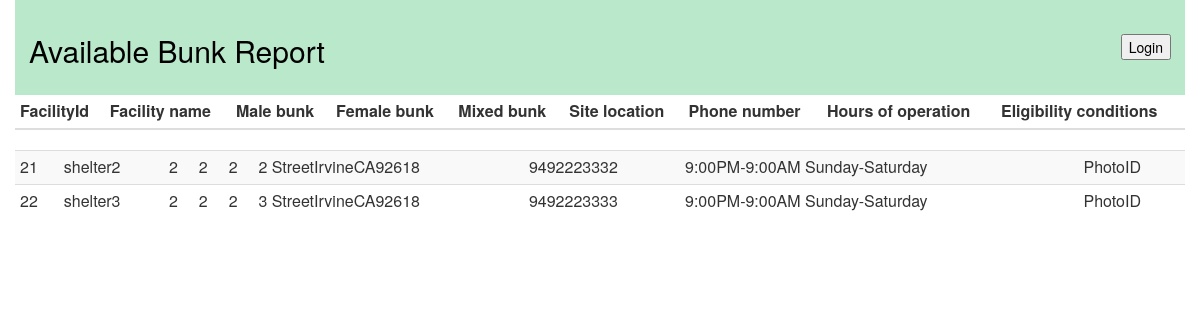
The app's page /src/available_bunks.php with its own data.
### tables this page shows
CREATE TABLE Shelter (
   FacilityId int(16) unsigned NOT NULL,
   BunkType varchar(50) NOT NULL,
   BunkCountMale int NOT NULL,
   BunkCountFemale int NOT NULL,
   BunkCountMixed int NOT NULL,
   BunkCapacityMale int NOT NULL,
   BunkCapacityFemale int NOT NULL,
   BunkCapacityMixed int NOT NULL,
   PRIMARY KEY (FacilityId),
   CONSTRAINT fk_Shelter_FacilityId_ClientService_FacilityId FOREIGN KEY (FacilityId) REFERENCES ClientService (FacilityId) ON DELETE CASCADE
   );

CREATE TABLE ClientService (
   FacilityId int(16) unsigned NOT NULL,
   SiteId int(16) unsigned NOT NULL,
   FacilityType varchar(50) NOT NULL,
   FacilityName varchar(100) NOT NULL,
   EligibilityCondition varchar(200) NOT NULL,
   HoursOfOperation varchar(50) NOT NULL,
   PRIMARY KEY (FacilityId),
   CONSTRAINT fk_ClientService_FacilityId_Service_FacilityId FOREIGN KEY (FacilityId) REFERENCES Service (FacilityId) ON DELETE CASCADE,
   CONSTRAINT fk_ClientServiec_SiteId_Site_SiteId FOREIGN KEY (SiteId) REFERENCES Site (SiteId) ON DELETE CASCADE
   );

CREATE TABLE Site (
   SiteId int(16) unsigned NOT NULL AUTO_INCREMENT,
   ShortName varchar(100) NOT NULL,
   StreetAddress varchar(1000) NOT NULL,
   City varchar(100) NOT NULL,
   State varchar(30) NOT NULL,
   ZipCode varchar(30) NOT NULL,
   PhoneNumber varchar(30) NOT NULL,
   PRIMARY KEY (SiteId)
   );

### src/available_bunks.php (the view, shortened to what this page needs)
<?php
include 'lib.php';
$query ="SELECT t1.FacilityId, t1.BunkCountMale, t1.BunkCountFemale, t1.BunkCountMixed,t2.FacilityName,t2.EligibilityCondition,t2.HoursOfOperation,t2.SiteID,t3.StreetAddress, t3.City, t3.State, t3.ZipCode, t3.PhoneNumber FROM Shelter t1 INNER JOIN ClientService t2 ON t1.FacilityId = t2.FacilityId LEFT JOIN Site t3 ON t2.SiteId = t3.SiteId WHERE t1.BunkCountMale > 0 OR t1.BunkCountFemale >0 OR t1.BunkCountMixed >0";
$result = executeSql($query);
?>
<html>
<head>
  <link rel="stylesheet" href="https://maxcdn.bootstrapcdn.com/bootstrap/3.3.7/css/bootstrap.min.css">
</head>
<body>
<div class="container">
	<header>
  	 <?php displayFormHeader($MAIN_FORM,$USER_HOME_URL); ?>
	 <div>
		<?php
		echo '<div style="float: right">
            <button id="login" name="login" type="button" onClick="submitMainForm(' . "'login'" . ')">Login</button>
         </div>';
		?>
	</div>
	<h2>Available Bunk Report</h2>
    </header>
<div class="table-responsive">
<table class="table table-striped table-hover table-condensed">
    <thead>
      <tr>
        <th>FacilityId</th>
        <th>Facility name</th>
        <th>Male bunk</th>
        <th>Female bunk</th>
        <th>Mixed bunk</th>
        <th>Site location</th>
        <th>Phone number</th>
        <th>Hours of operation</th>
        <th>Eligibility conditions</th>
       </tr>
    </thead>
</table>
<div class="bodycontainer scrollable">
<table class="table table-hover table-striped table-condensed table-scrollable">
    <tbody>
								<?php
								    if ($result->num_rows == 0)
								        echo("Sorry, all shelters are currently at maximum capacity.");
                                    else {
                                        while ($row = mysqli_fetch_array($result, MYSQLI_ASSOC)){
                                            print "<tr>";
                                            print "<td>{$row['FacilityId']}</td>";
                                            print "<td>{$row['FacilityName']}</td>";
                                            print "<td>{$row['BunkCountMale']}</td>";
                                            print "<td>{$row['BunkCountFemale']}</td>";
                                            print "<td>{$row['BunkCountMixed']}</td>";
                                            print "<td>{$row['StreetAddress']}{$row['City']}{$row['State']}{$row['ZipCode']}</td>";
                                            print "<td>{$row['PhoneNumber']}</td>";
                                            print "<td>{$row['HoursOfOperation']}</td>";
                                            print "<td>{$row['EligibilityCondition']}</td>";
                                            print "</tr>";
                                        }
                                    }
                                ?>
 </tbody>
 </table>
 </div>
 </div>
 </div>
</body>
</html>

### src/lib.php (shortened to what this page needs)
<?php
function displayFormHeader($formName,$actionUrl) {
   echo '
      <form id="' . $formName . '" action="' . $actionUrl . '" method="post" onSubmit="return ' . $formName . 'Validation()">' . "\n";
}
function openConnection() {
   $servername = "localhost";
   $username   = "gatechuser";
   $password   = "gatech123";
   $dbname     = "cs6400_su17_team022";
   $conn = new mysqli($servername, $username, $password, $dbname);
   return $conn;
}
function executeSql($sql) {
   $conn = openConnection();
   $result = $conn->query($sql);
   return $result;
}
?>

### src/available_bunks.php (style rules this page uses)
div.container { width: 100%; }
header, footer { padding: 1em; color: black; background-color: BAE8CB; charset="utf-8"; clear: left; text-align: left; }
.bodycontainer { max-height: 450px; width: 100%; margin: 0; overflow-y: auto; }
.table-scrollable { margin: 0; padding: 0; }

### records on screen
shelter: FacilityId "21", FacilityId.FacilityName "shelter2", BunkCountMale "2", BunkCountFemale "2", BunkCountMixed "2", site.StreetAddress "2 Street", site.City "Irvine", site.State "CA", site.ZipCode "92618", site.PhoneNumber "9492223332", FacilityId.HoursOfOperation "9:00PM-9:00AM Sunday-Saturday", FacilityId.EligibilityCondition "PhotoID"
shelter: FacilityId "22", FacilityId.FacilityName "shelter3", BunkCountMale "2", BunkCountFemale "2", BunkCountMixed "2", site.StreetAddress "3 Street", site.City "Irvine", site.State "CA", site.ZipCode "92618", site.PhoneNumber "9492223333", FacilityId.HoursOfOperation "9:00PM-9:00AM Sunday-Saturday", FacilityId.EligibilityCondition "PhotoID"
